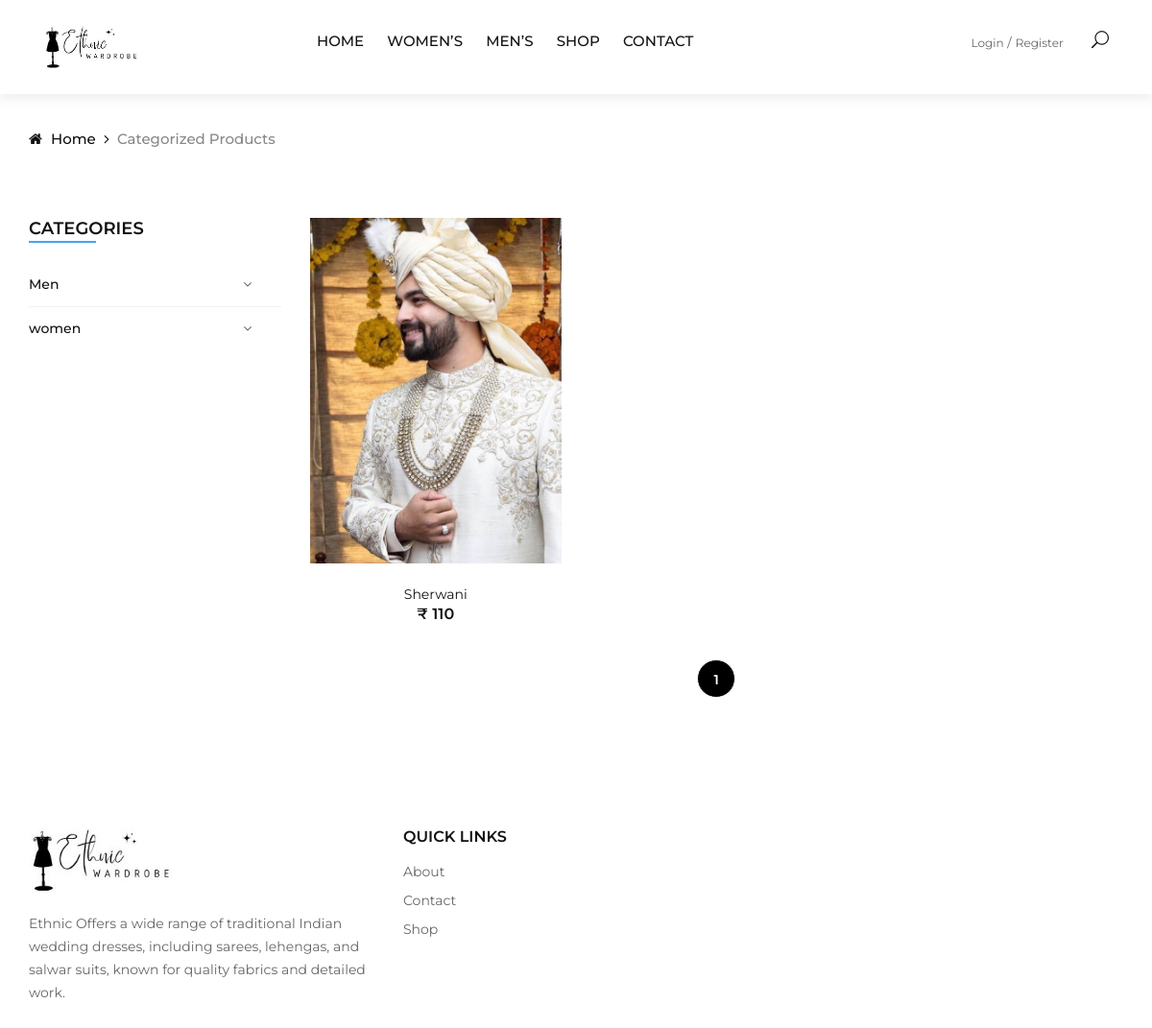
The page /subcatprod/9 on the database its author committed.
### myapp/models.py (models this page shows, shortened)
class product_category(models.Model):
    Product_category_name = models.CharField(max_length=25)

class product_detail(models.Model):
    L_id = models.ForeignKey(login, on_delete=models.CASCADE, default="")
    Pro_name = models.CharField(max_length=70)
    Pro_brandname = models.CharField(max_length=50, default="Prexa Wear")
    Pro_Cat = models.ForeignKey(product_category, on_delete=models.CASCADE, default="")
    Pro_subcat = models.ForeignKey(product_subcategory, on_delete=models.CASCADE, default="")
    Pro_image = models.ImageField(upload_to="photos")
    Pro_description = models.CharField(max_length=500)
    Pro_price = models.IntegerField()
    is_visible = models.BooleanField(default=True)
    added_date = models.DateTimeField(auto_now=True, editable=False)
    def Pro_images(self):
        return mark_safe('<img src="{}" width="100"/>'.format(self.Pro_image.url))
    Pro_images.allow_tags = True

### myapp/views.py (the view)
# urls.py: path("subcatprod/<int:scpid>", views.subcatprod, name="subcatprod"),
def subcatprod(request, scpid):
    try:
        uid = request.session['log_id']
        try:
            profiledata = login.objects.get(id=uid)
        except login.DoesNotExist:
            profiledata = None
        proddata = product_detail.objects.filter(is_visible=True, Pro_subcat=product_subcategory(id=scpid))
        catdata = product_category.objects.all()
        subcatdata = product_subcategory.objects.all()
        page = request.GET.get('page', 1)
        paginator = Paginator(proddata, 3)  # Set the number of items per page
        try:
            proddata = paginator.page(page)
        except PageNotAnInteger:
            proddata = paginator.page(1)
        except EmptyPage:
            proddata = paginator.page(paginator.num_pages)
        details = {
            'profiledata': profiledata,
            'proddata': proddata,
            'catdata': catdata,
            'subcatdata': subcatdata,
        }
        return render(request, 'subcatprod.html', details)
    except:
        pass
    proddata = product_detail.objects.filter(is_visible=True, Pro_subcat=product_subcategory(id=scpid))
    catdata = product_category.objects.all()
    subcatdata = product_subcategory.objects.all()
    page = request.GET.get('page', 1)
    paginator = Paginator(proddata, 3)  # Set the number of items per page
    try:
        proddata = paginator.page(page)
    except PageNotAnInteger:
        proddata = paginator.page(1)
    except EmptyPage:
        proddata = paginator.page(paginator.num_pages)
    details = {
        'proddata': proddata,
        'catdata': catdata,
        'subcatdata': subcatdata,
    }
    return render(request, 'subcatprod.html', details)

### myapp/templates/subcatprod.html (shortened to what this page needs)
{% extends 'basic.html' %}
{% load static %}
{% block body %}
    <div class="breadcrumb-option">
        <div class="container">
            <div class="row">
                <div class="col-lg-12">
                    <div class="breadcrumb__links">
                        <a href="/"><i class="fa fa-home"></i> Home</a>
                        <span>Categorized Products</span>
                    </div>
                </div>
            </div>
        </div>
    </div>
     <section class="shop spad">
        <div class="container">
            <div class="row">
                <div class="col-lg-3 col-md-3">
                    <div class="shop__sidebar">
                        <div class="sidebar__categories">
                            <div class="section-title">
                                <h4>Categories</h4>
                            </div>
                            <div class="categories__accordion">
                                <div class="accordion" id="accordionExample">
                                    {% for cd in catdata %}
                                    <div class="card">
                                        <div class="card-heading">
                                            <a data-toggle="collapse" data-target="#collapseOne{{cd.id}}">{{cd.Product_category_name}}</a>
                                        </div>
                                    </div>
                                    {% endfor %}
                                </div>
                            </div>
                        </div>
                    </div>
                </div>
                <div class="col-lg-9 col-md-9">
                    <div class="row">
                        {% for pd in proddata %}
                        <div class="col-lg-4 col-md-6">
                            <div class="product__item">
                                <div class="product__item__pic set-bg" data-setbg="/media/{{pd.Pro_image}}">
                                    <ul class="product__hover">
                                    </ul>
                                </div>
                                <div class="product__item__text">
                                    <h6><a href="/viewprod/{{pd.id}}">{{pd.Pro_name}}</a></h6>
                                    <div class="product__price">₹ {{pd.Pro_price}}</div>
                                </div>
                            </div>
                        </div>
                        {% endfor %}
                        <div class="col-lg-12 text-center">
                            <div class="pagination__option">
                                {% for i in proddata.paginator.page_range %}
                                {% if proddata.number == i %}
                                <a href="?page={{ i }}" style="color:white; background-color:black;">{{ i }}</a>
                                {%  else %}
                                <a href="?page={{ i }}">{{ i }}</a>
                                {% endif %}
                                {% endfor %}
                            </div>
                        </div>
                    </div>
                </div>
            </div>
        </div>
    </section>
{% endblock %}

### myapp/static/css/style.css (style rules this page uses)
html, body { height: 100%; font-family: "Montserrat", sans-serif; -webkit-font-smoothing: antialiased; }
h1, h2, h3, h4, h5, h6 { margin: 0; color: #111111; font-weight: 400; font-family: "Montserrat", sans-serif; }
h4 { font-size: 24px; }
h6 { font-size: 16px; }
ul, ol { padding: 0; margin: 0; }
.section-title { margin-bottom: 45px; }
.section-title h4 { color: #111111; font-weight: 600; text-transform: uppercase; position: relative; display: inline-block; }
.section-title h4:after { position: absolute; left: 0; bottom: -4px; height: 2px; width: 70px; background: #42a5f5; content: ""; }
.set-bg { background-repeat: no-repeat; background-size: cover; background-position: top center; }
.spad { padding-top: 100px; padding-bottom: 100px; }
.breadcrumb-option { padding-top: 35px; }
.breadcrumb__links a { font-size: 15px; font-weight: 500; color: #111111; margin-right: 18px; display: inline-block; position: relative; }
.breadcrumb__links a:after { position: absolute; right: -14px; top: 0; content: ""; font-family: "FontAwesome"; }
.breadcrumb__links a i { margin-right: 5px; }
.breadcrumb__links span { font-size: 15px; font-weight: 500; color: #888888; display: inline-block; }
.product__item { margin-bottom: 35px; }
.product__item__pic { height: 360px; position: relative; overflow: hidden; }
.product__hover { position: absolute; left: 0; width: 100%; bottom: 30px; text-align: center; }
.product__item__text { text-align: center; padding-top: 22px; }
.product__item__text h6 a { font-size: 14px; color: #111111; }
.product__item__text .product__price { color: #111111; font-weight: 600; }
.shop { padding-top: 70px; padding-bottom: 80px; }
.sidebar__categories { margin-bottom: 50px; }
.sidebar__categories .section-title { margin-bottom: 35px; }
.sidebar__categories .section-title h4 { font-size: 18px; }
.categories__accordion .card { border: none; border-radius: 0; padding-bottom: 12px; border-bottom: 1px solid #f2f2f2 !important; margin-bottom: 12px; }
.categories__accordion .card:last-child { padding-bottom: 0; margin-bottom: 0; border-bottom: none !important; }
.categories__accordion .card-heading { cursor: pointer; }
.categories__accordion .card-heading a { font-size: 14px; font-weight: 500; color: #111111; display: block; }
.categories__accordion .card-heading a:after, .categories__accordion .card-heading>a.active[aria-expanded=false]:after { content: ""; font-size: 14px; font-family: "FontAwesome"; color: #666666; position: absolute; right: 30px; top: 0px; }
.pagination__option a { display: inline-block; height: 40px; width: 40px; border: 1px solid #f2f2f2; border-radius: 50%; font-size: 14px; color: #111111; font-weight: 600; line-height: 40px; text-align: center; -webkit-transition: all, 0.3s; -o-transition: all, 0.3s; transition: all, 0.3s; margin-right: 6px; }
.pagination__option a:last-child { margin-right: 0; }
@media only screen and (min-width: 1200px) { .container { max-width: 1170px; } }

### rows shown on the page
product_category: Product_category_name "Men"
product_category: Product_category_name "women"
product_detail: Pro_name "Sherwani", Pro_price "110"

### other values the page prints
{{ i }} "1"
